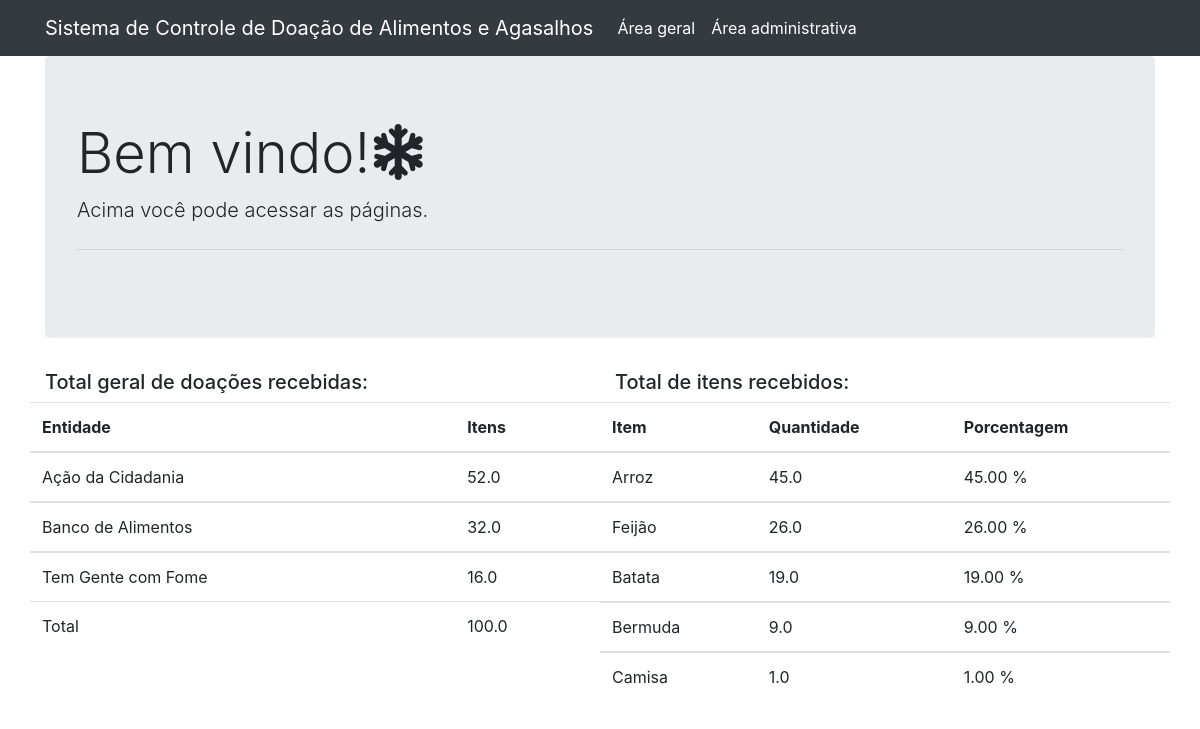
The page /geral/ on the database its author committed.
### SCDAA/models.py (models this page shows)
class Entidades(models.Model):
    nome = models.TextField(max_length=100)
    bairro = models.TextField(max_length=100)
    cidade = models.TextField(max_length=100)
    estado = models.TextField(max_length=2)
    created_at = models.DateTimeField(auto_now_add=True)
    updated_at = models.DateTimeField(auto_now=True)
    def __str__(self) -> str:
        return self.nome
    class Meta:
        verbose_name_plural = "Entidades"

class Itens(models.Model):
    descricao = models.TextField(max_length=100)
    created_at = models.DateTimeField(auto_now_add=True)
    updated_at = models.DateTimeField(auto_now=True)
    def __str__(self) -> str:
        return self.descricao
    class Meta:
        verbose_name_plural = "Itens"

### SCDAA/views.py (the view)
# urls.py: path('geral/', geral)
def geral(request):
    return render(request, 'geral.html', context={'total_doacoes_dic':Coletas.getTotalDoacoes(), 'total_doacoes':Coletas.getSumDoacoes(), 'total_itens_dic': Coletas.getTotalItens, 'total_itens': Coletas.getSumItens()})

### SCDAA/models.py (called while the page is built)
    def getTotalDoacoes():
        queryset_list = []
        for entidade in Entidades.objects.all():
            queryset_list.append(Coletas.objects.filter(entidade=entidade).aggregate(quantidade_total=Sum('quantidade')))
            queryset_list[-1]['entidade'] = entidade
        return queryset_list

    def getSumDoacoes():
        total = Coletas.objects.aggregate(quantidade_total=Sum('quantidade'))
        return total

    def getSumItens():
        total = Coletas.objects.aggregate(quantidade_total=Sum('quantidade'))
        return total

    def getTotalItens():
        queryset_list = []
        total = Coletas.getSumItens()
        for item in Itens.objects.all():
            quantidade = Coletas.objects.filter(item=item).aggregate(quantidade_total=Sum('quantidade'))
            queryset_list.append(quantidade)
            queryset_list[-1]['item'] = item
            if quantidade['quantidade_total'] == None:
                queryset_list[-1]['porcentagem'] = 0
            else:
                queryset_list[-1]['porcentagem'] = '%.2f' % ((quantidade['quantidade_total'] / total['quantidade_total']) * 100)  + " %"
        return queryset_list

### templates/geral.html
{% extends "index.html" %}
{% block content %}
<div class="row">
  <div class="col-md-6">
    {% if total_doacoes_dic %}
    <h5 class="display-8">Total geral de doações recebidas:</h5>
    <div class="row">
      <table class="table">
        <thead>
          <tr>
            <th scope="col">Entidade</th>
            <th scope="col">Itens</th>
          </tr>
        </thead>
        {% for item in total_doacoes_dic %}
        <tbody>
          <tr>
            <td>{{item.entidade}}</td>
            <td>{{item.quantidade_total}} </td>
          </tr>
        {% endfor %}
        </tbody>
        <tfoot>
          <td>Total</td>
          <td>{{total_doacoes.quantidade_total}}</td>
        </tfoot>
      </table>
  {% endif %}
</div>
</div>
  <div class="col-md-6">
    {% if total_itens_dic %}
    <h5 class="display-8">Total de itens recebidos:</h5>
    <div class="row">
      <table class="table">
        <thead>
          <tr>
            <th scope="col">Item</th>
            <th scope="col">Quantidade</th>
            <th scope="col">Porcentagem</th>
          </tr>
        </thead>
        {% for item in total_itens_dic %}
        <tbody>
          <tr>
            <td>{{item.item}}</td>
            <td>{{item.quantidade_total}} </td>
            <td>{{item.porcentagem}}</td>
          </tr>
        {% endfor %}
        </tbody>
      </table>
  {% endif %}
  </div>
{% endblock %}

### templates/index.html (shortened to what this page needs)
{% load static %}
<!DOCTYPE html>
<html lang="en">
<head>
    <link rel="stylesheet" href="{% static 'bootstrap-4.3.1-dist/css/bootstrap.min.css' %}">
    <link rel="stylesheet" href="{% static 'fontawesome-free-6.1.1-web/css/all.min.css' %}">
</head>
<body>
    <nav class="navbar navbar-expand-lg navbar-dark bg-dark">
        <div class="container">
            <a class="navbar-brand" href="/">Sistema de Controle de Doação de Alimentos e Agasalhos</a>
            <div class="collapse navbar-collapse" id="navbarSupportedContent">
                <ul class="navbar-nav mr-auto">
                    <li class="nav-item active">
                        <a class="nav-link" href="/geral">Área geral<span class="sr-only">(current)</span></a>
                    </li>
                    <li class="nav-item active">
                        <a class="nav-link" href="/admin/">Área administrativa<span class="sr-only">(current)</span></a>
                    </li>
                </ul>
            </div>
        </div>
    </nav>
    <div class="container">
        <div class="jumbotron">
            <h1 class="display-4">Bem vindo!<i class="fa-solid fa-snowflake"></i></h1>
            <p class="lead">Acima você pode acessar as páginas.</p>
            <hr class="my-4">
        </div>
    </div>
    <div class="container">
        {% block content %}{% endblock %}
    </div>
</body>
</html>

### rows shown on the page
Entidades: entidade "Ação da Cidadania", quantidade_total "52.0"
Entidades: entidade "Banco de Alimentos", quantidade_total "32.0"
Entidades: entidade "Tem Gente com Fome", quantidade_total "16.0"
Itens: item "Arroz", quantidade_total "45.0", porcentagem "45.00 %"
Itens: item "Feijão", quantidade_total "26.0", porcentagem "26.00 %"
Itens: item "Batata", quantidade_total "19.0", porcentagem "19.00 %"
Itens: item "Bermuda", quantidade_total "9.0", porcentagem "9.00 %"
Itens: item "Camisa", quantidade_total "1.0", porcentagem "1.00 %"

### other values the page prints
{{ total_doacoes.quantidade_total }} "100.0"
